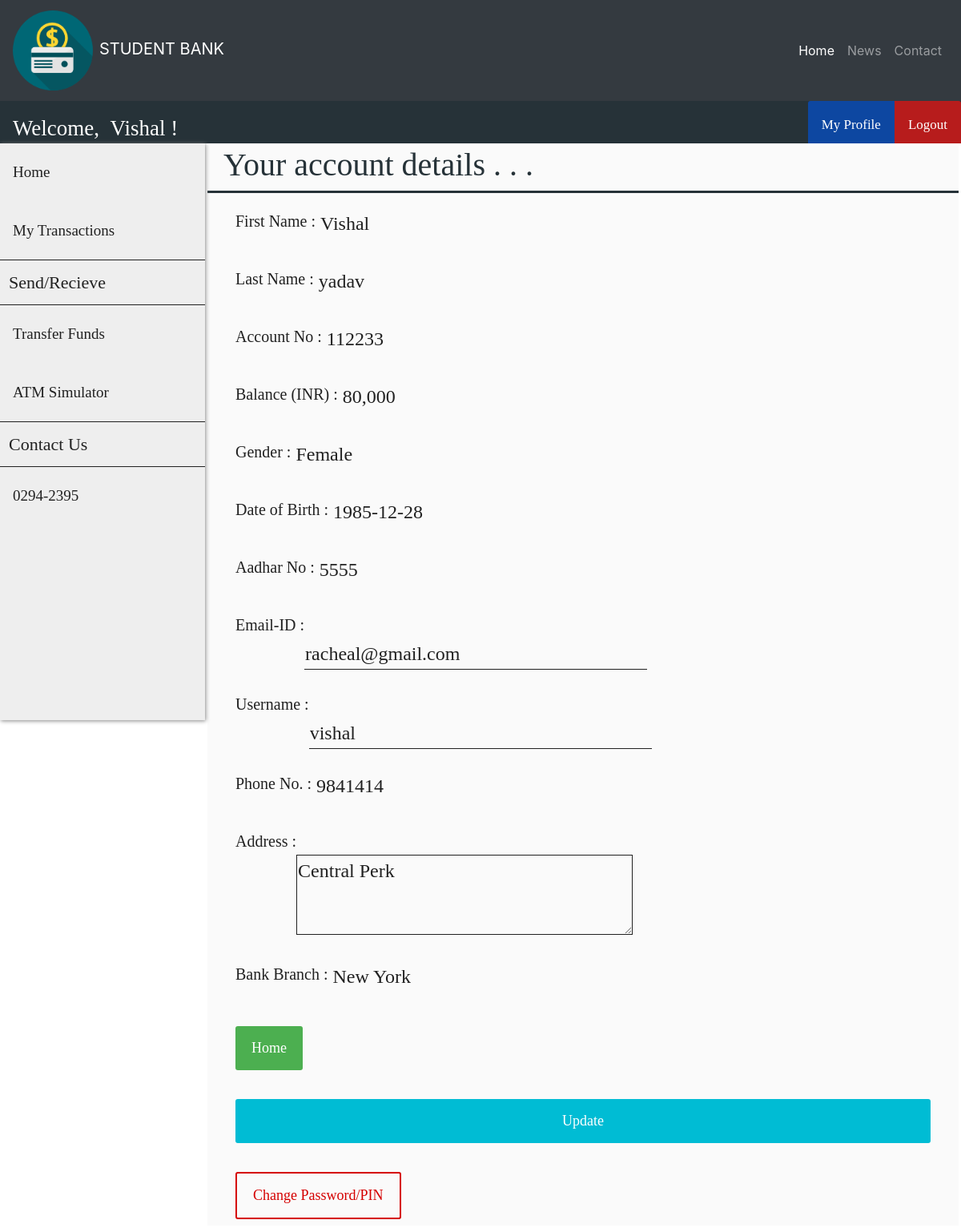
The app's page /customer/customer_profile.php (signed in) with its own data.
### tables this page shows
CREATE TABLE `customer` (
  `cust_id` int(11) NOT NULL,
  `first_name` varchar(30) DEFAULT NULL,
  `last_name` varchar(30) DEFAULT NULL,
  `gender` varchar(10) DEFAULT NULL,
  `dob` date DEFAULT NULL,
  `aadhar_no` int(11) DEFAULT NULL,
  `email` varchar(30) DEFAULT NULL,
  `phone_no` varchar(20) DEFAULT NULL,
  `address` varchar(255) DEFAULT NULL,
  `branch` varchar(30) DEFAULT NULL,
  `account_no` int(11) DEFAULT NULL,
  `pin` int(4) DEFAULT NULL,
  `uname` varchar(30) DEFAULT NULL,
  `pwd` varchar(30) DEFAULT NULL
);

CREATE TABLE `passbook2` (
  `trans_id` int(11) NOT NULL,
  `trans_date` datetime DEFAULT NULL,
  `remarks` varchar(255) DEFAULT NULL,
  `debit` int(11) DEFAULT NULL,
  `credit` int(11) DEFAULT NULL,
  `balance` int(11) DEFAULT NULL
);

### customer/customer_profile.php (the view, shortened to what this page needs)
<?php
    include('../header.php');
    include('../navbar.php');
    include('../connect.php');
    include('../customer/customer_navbar.php');
    include('../customer/customer_sidebar.php');
    $id = $_SESSION['loggedIn_cust_id'];
    $sql0 = "SELECT * FROM customer WHERE cust_id=".$id;
    $sql1 = "SELECT * FROM passbook".$id." WHERE trans_id=(
                    SELECT MAX(trans_id) FROM passbook".$id.")";
    $result0 = $conn->query($sql0);
    $result1 = $conn->query($sql1);
    if ($result0->num_rows > 0) {
        while($row = $result0->fetch_assoc()) {
            $fname = $row["first_name"];
            $lname = $row["last_name"];
            $gender = $row["gender"];
            $dob = $row["dob"];
            $aadhar = $row["aadhar_no"];
            $email = $row["email"];
            $phno = $row["phone_no"];
            $address = $row["address"];
            $branch = $row["branch"];
            $acno = $row["account_no"];
            $cus_uname = $row["uname"];
        }
    }
    if ($result1->num_rows > 0) {
        while($row = $result1->fetch_assoc()) {
            $balance = $row["balance"];
        }
    }
?>
<body>
    <form class="add_customer_form" action="./customer_profile_action.php" method="post">
        <div class="flex-container-form_header">
            <h1 id="form_header">Your account details . . .</h1>
        </div>
        <div class="flex-container">
            <div class=container>
                <label>First Name : <label id="info_label"><?php echo $fname ?></label></label>
            </div>
            <div class=container>
                <label>Last Name : <label id="info_label"><?php echo $lname ?></label></label>
            </div>
        </div>
        <div class="flex-container">
            <div class=container>
                <label>Account No : <label id="info_label"><?php echo $acno ?></label></label>
            </div>
        </div>
        <div class="flex-container">
            <div class=container>
                <label>Balance (INR) : <label id="info_label"><?php echo number_format($balance) ?></label></label>
            </div>
        </div>
        <div class="flex-container">
            <div class=container>
                <label>Gender :
                    <label id="info_label">
                    <?php
                        if ($gender == "male") {echo "Male";}
                        elseif ($gender == "female") {echo "Female";}
                        else {echo "Others";}
                    ?>
            </div>
        </div>
        <div class="flex-container">
            <div class=container>
                <label>Date of Birth : <label id="info_label"><?php echo $dob ?></label></label>
            </div>
        </div>
        <div class="flex-container">
            <div class=container>
                <label>Aadhar No : <label id="info_label"><?php echo $aadhar ?></label></label>
            </div>
        </div>
        <div class="flex-container">
            <div class=container>
                <label>Email-ID :</label><br>
                <input name="email" size="30" type="text" value="<?php echo $email ?>" required />
            </div>
            <div class=container>
                <label>Username :</label><br>
                <input name="cus_uname" size="30" type="text" value="<?php echo $cus_uname ?>" required />
            </div>
        </div>
        <div class="flex-container">
            <div  class=container>
                <label>Phone No. : <label id="info_label"><?php echo $phno ?></label></label>
            </div>
        </div>
        <div class="flex-container">
            <div class=container>
                <label>Address :</label><br>
                <textarea name="address" required /><?php echo $address ?></textarea>
            </div>
        </div>
        <div class="flex-container">
            <div class=container>
                <label>Bank Branch :
                    <label id="info_label">
                        <?php
                            if ($branch == "delhi") {echo "Delhi";}
                            elseif ($branch == "newyork") {echo "New York";}
                            elseif ($branch == "paris") {echo "Paris";}
                            elseif ($branch == "riyadh") {echo "Riyadh";}
                            elseif ($branch == "moscow") {echo "Moscow";}
                        ?>
                    </label>
                </label>
            </div>
        </div>
        <div class="flex-container">
            <div class="container">
                <a href="../customer/customer_home.php" class="button">Home</a>
            </div>
            <div class="container">
                <button type="submit">Update</button>
            </div>
            <div class="container">
                <a href="../customer/pass_change.php" class="password-button">Change Password/PIN</a>
            </div>
        </div>
    </form>
</body>
</html>

### customer/customer_navbar.php (shortened to what this page needs)
<?php
    include ("../connect.php");
    if (isset($_SESSION['loggedIn_cust_id'])) {
        $sql0 = "SELECT * FROM customer WHERE cust_id=".$_SESSION['loggedIn_cust_id'];
        $result = $conn->query($sql0);
        $row = $result->fetch_assoc();
    }
?>
<body>
    <div class="nav-wrapper">
        <div class="topnav" id="theTopNav">
            <a id="user">Welcome, &nbsp<?php echo $row["first_name"]; ?> !</a>
            <a id="logout" href="../logout_action.php" onclick="return confirm('Are you sure?')">Logout</a>
            <a id="profile" href="../customer/customer_profile.php">My Profile</a>
        </div>
    </div>

### customer/customer_navbar.php (style rules this page uses)
.nav-wrapper { height: 53px; background: #333; }
.nav-wrapper .topnav { background-color: #263238; overflow: hidden; height: 53px; }
.topnav a[id="user"] { float: left; display: block; color: white !important; text-align: center; padding: 14px 16px; text-decoration: none; font-size: 27px; font-family: Roboto-Light; }
.topnav a[id="profile"] { float: right; display: block; color: white; text-align: center; padding: 17px 17px; text-decoration: none; font-size: 17px; font-family: OpenSans-Bold; background-color: #0D47A1; border-top-left-radius: 3px; }
.topnav a[id="logout"] { float: right; display: block; color: white; text-align: center; padding: 17px 17px; text-decoration: none; font-size: 17px; font-family: OpenSans-Bold; background-color: #b71c1c; border-top-right-radius: 3px; }

### customer/customer_profile.php (style rules this page uses)
.flex-container { display: -webkit-flex; display: flex; margin-left: 256px; width: auto; height: auto; -webkit-flex-wrap: wrap; flex-wrap: wrap; background-color: #FAFAFA; }
.flex-container-form_header { display: -webkit-flex; display: flex; margin-left: 256px; width: auto; height: auto; background-color: #FAFAFA; border-bottom: 3px solid #263238; }
h1[id="form_header"] { margin-left: 20px; font-family: Roboto-Thin; color: #263238; }
form { border: 3px solid white; width: inherit; margin-left: 0px; }
label { display: block; float: left; color: #212121; font-family: OpenSans-Bold; font-size: 20px; }
label[id="info_label"] { display: block; float: right; margin-left: 6px; font-family: Roboto-Regular; color: #212121; font-size: 24px; }
input[type=text], input[type=password] { font-family: Roboto-Regular; color: #212121; font-size: 24px; width: auto; margin: 8px 0; padding: 1px 1px; border: 0; border-bottom: 1px solid #212121; box-sizing: border-box; background-color: transparent; }
.container { margin-top: 20px; margin-left: 20px; margin-right: 20px; float: left; display: inline-block; }
textarea { font-family: Roboto-Regular; color: #212121; font-size: 24px; height: 100px; width:35vw; max-width: 720px; min-width: 240px; margin: 8px 0; padding: 1px 1px; border: 0; border: 1px solid #212121; box-sizing: border-box; background-color: transparent; }
button { font-family: OpenSans-Regular; font-size: 18px; background-color: #00BCD4; color: white; padding: 14px 20px; margin: 8px 0; border: none; cursor: pointer; width: 100%; border-radius: 3px; }
.button { background-color: #4CAF50; border: none; color: white; font-family: OpenSans-Regular; font-size: 18px; padding: 14px 20px; margin: 8px 0; text-align: center; text-decoration: none; display: inline-block; border-radius: 3px; cursor: pointer; }
.password-button { background-color: transparent; color: #d50000; font-family: OpenSans-Regular; font-size: 18px; padding: 14px 20px; margin: 8px 0; text-align: center; text-decoration: none; display: inline-block; border-radius: 3px; border: 2px solid #d50000; cursor: pointer; }

### records on screen
customer: first_name "Vishal", last_name "yadav", account_no "112233", dob "1985-12-28", aadhar_no "5555", email "racheal@gmail.com", cus_uname "vishal", phone_no "9841414", address "Central Perk"
passbook2: balance "80,000"
